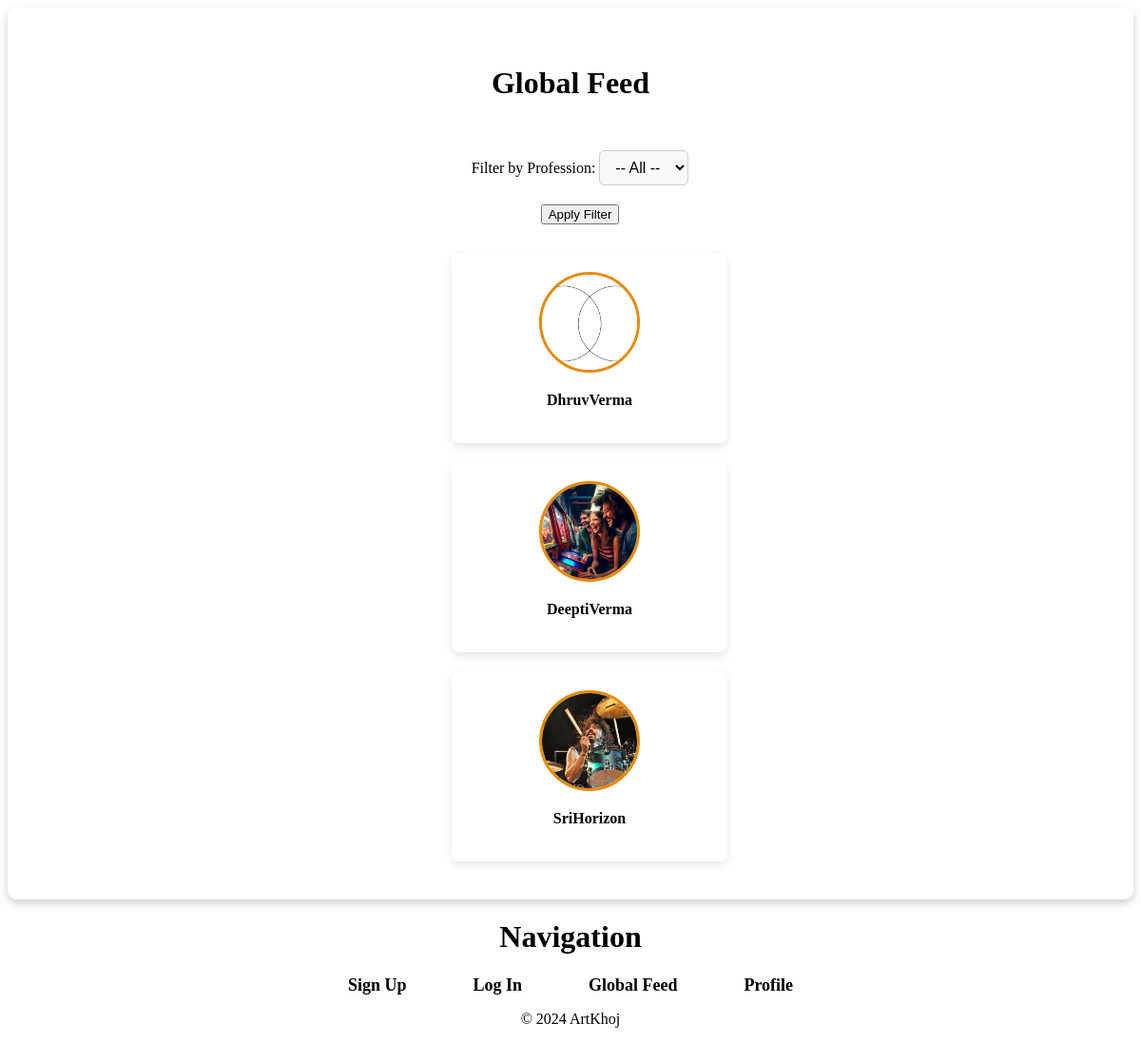
Before: /users/global-feed/ (signed in) with the older database file.
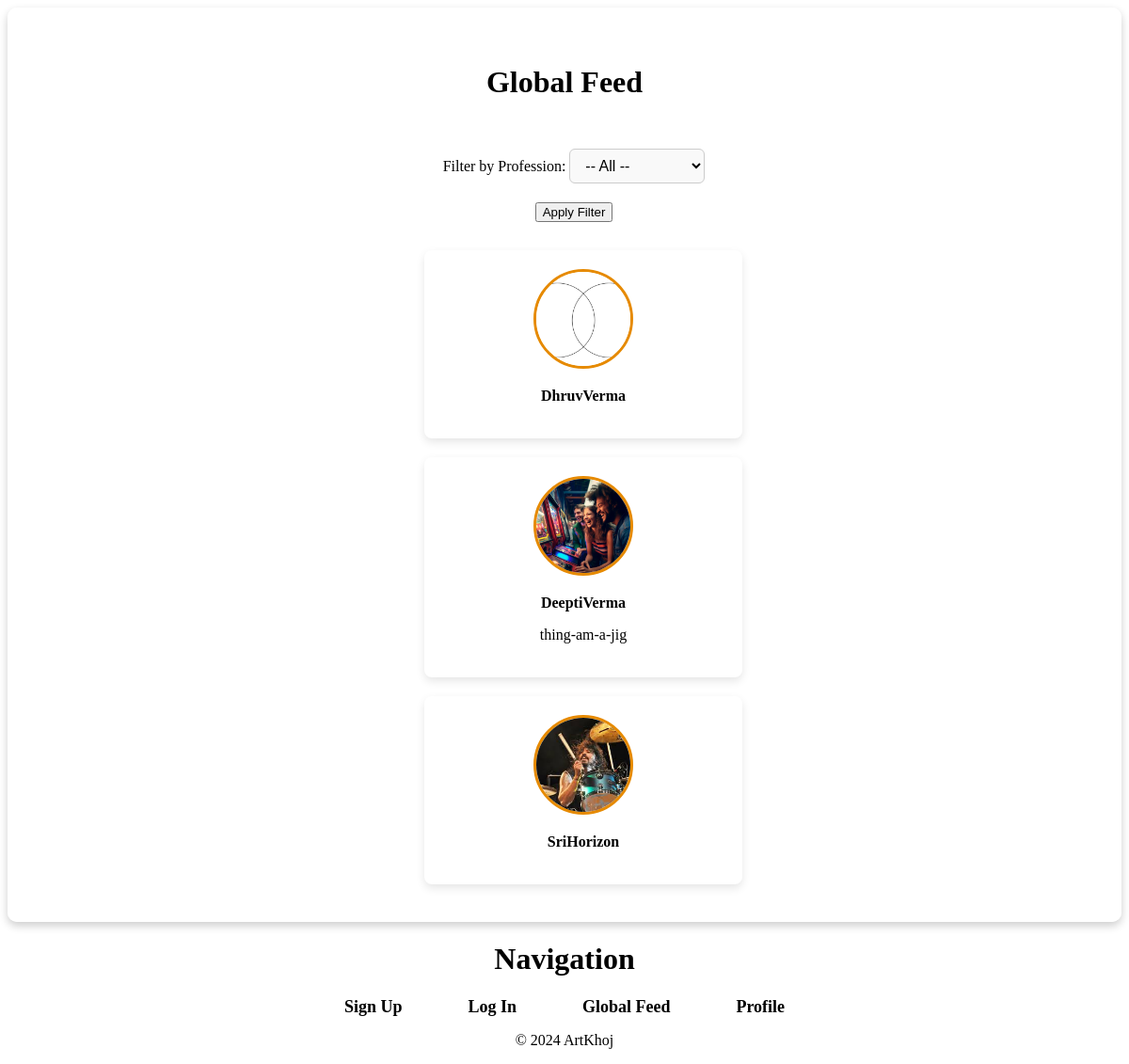
After: the same page with the newer database file.
### users/models.py (models this page shows, shortened)
class Profile(models.Model):
    user = models.OneToOneField(User, on_delete=models.CASCADE)
    profession = models.CharField(max_length=100, blank=True)
    location = models.CharField(max_length=100, blank=True)
    profile_picture = models.ImageField(upload_to='profile_pics/', blank=True, null=True)
    bio = models.CharField(max_length=140, blank=True)

### users/views.py (the view)
# urls.py: path('global-feed/', views.global_feed, name='global-feed'),
@login_required
def global_feed(request):
    profiles = Profile.objects.exclude(user=request.user)
    profession_filter_form = ProfessionFilterForm(request.GET or None)  # Form for profession filtering
    if profession_filter_form.is_valid():
        professions = profession_filter_form.cleaned_data.get('professions')
        if professions:
            profiles = profiles.filter(profession__in=professions)  # Filter profiles by selected professions
    return render(request, 'users/global_feed.html', {
        'profiles': profiles,
        'profession_filter_form': profession_filter_form
    })

### users/forms.py
class ProfessionFilterForm(forms.Form):
    professions = forms.MultipleChoiceField(
        choices=[],
        widget=forms.CheckboxSelectMultiple,
        required=False,
        label="Filter by Profession"
    )
    def __init__(self, *args, **kwargs):
        super(ProfessionFilterForm, self).__init__(*args, **kwargs)
        all_professions = Profile.objects.values_list('profession', flat=True).distinct()
        self.fields['professions'].choices = [(prof, prof) for prof in all_professions if prof]

### users/templates/users/global_feed.html (shortened to what this page needs)
{% extends 'users/base.html' %}
{% load static %}
{% block content %}
<div class="global-feed-container">
<h1>Global Feed</h1>
<div class="filter-container">
<form method="get" action="{% url 'global-feed' %}">
    <div class="dropdown-filter">
    <label for="id_professions">Filter by Profession:</label>
    <select name="professions" id="id_professions">
        <option value="">-- All --</option>
    </select>
</div>
    <button type="submit">Apply Filter</button>
</form>
</div>
{% for profile in profiles %}
<div class="profile-header-global">
    <div class="profile-picture-container">
        <a href="{% url 'profile-detail' profile.user.id %}" class="profile-link">
            <img src="{{ profile.profile_picture.url }}" alt="{{ profile.user.username }}'s profile picture" />
            <p><strong>{{ profile.user.username }}</strong></p>
            <p>{{ profile.profession }}</p>
        </a>
    </div>
</div>
{% empty %}
<p>No users found for the selected profession.</p>
{% endfor %}
</div>
{% endblock %}

### users/templates/users/base.html (shortened to what this page needs)
<!DOCTYPE html>
<html lang="en">
<head>
    {% load static %}
    <link rel="stylesheet" href="{% static 'users/styles.css' %}">
</head>
<body>
    <main>
        <div class="center-container">
            {% block content %}
            {% endblock %}
        </div>
    </main>
    <header>
        <h1 style="text-align:center">Navigation</h1>
        <nav>
            <ul class="nav-links">
                <li><a href="{% url 'signup' %}">Sign Up</a></li>
                <li><a href="{% url 'login' %}">Log In</a></li>
                <li><a href="{% url 'global-feed' %}">Global Feed</a></li>
                <li><a href="{% url 'profile' %}">Profile</a></li>
            </ul>
        </nav>
    </header>
    <footer style="text-align:center">
        <p>&copy; 2024 ArtKhoj</p>
    </footer>
</body>
</html>

### users/static/users/styles.css (style rules this page uses)
.center-container { display: flex; justify-content: center; align-items: center; min-height: 100vh; text-align: center; }
.nav-links { list-style: none; display: flex; justify-content: center; align-items: center; padding: 0; margin: 0; gap: 40px; position: relative; z-index: 10; }
.nav-links li { margin: 0; padding: 0; }
.nav-links a { text-decoration: none; color: black; font-size: 18px; font-weight: bold; padding: 10px 15px; transition: color 0.3s ease-in-out; }
.center-container { position: relative; z-index: 1; background: rgba(255, 255, 255, 0.8); padding: 20px; border-radius: 10px; box-shadow: 0 4px 10px rgba(0, 0, 0, 0.2); }
.global-feed-container { display: grid; grid-template-columns: repeat(auto-fit, minmax(250px, 1fr)); gap: 20px; padding: 20px; justify-content: center; }
.profile-header-global { display: flex; flex-direction: column; align-items: center; text-align: center; padding: 20px; background: #fff; box-shadow: 0px 4px 10px rgba(0, 0, 0, 0.1); border-radius: 8px; width: 100%; transition: transform 0.2s ease-in-out; }
.profile-picture-container img { width: 100px; height: 100px; border-radius: 50%; object-fit: cover; border: 3px solid #e68a00; }
.profile-link { text-decoration: none; color: inherit; }
.filter-container { display: block; width: 100%; text-align: center; padding: 10px; }
.dropdown-filter { text-align: center; margin-bottom: 20px; }
.dropdown-filter select { padding: 8px 12px; font-size: 1rem; border-radius: 6px; border: 1px solid #ccc; background-color: #f9f9f9; transition: border 0.2s ease; }

Changed rows visible on the page:
changed Profile "DeeptiVerma": profession (not shown) → "thing-am-a-jig"
